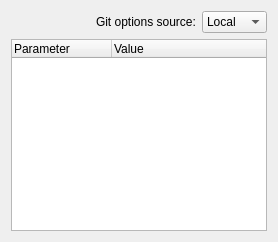
     <widget class="QWidget" name="GitConfig">
      <attribute name="title">
       <string>Gi&amp;t config</string>
      </attribute>
      <layout class="QHBoxLayout" name="horizontalLayout_2">
       <item>
        <layout class="QVBoxLayout" name="verticalLayout">
         <item>
          <layout class="QHBoxLayout" name="horizontalLayout">
           <item>
            <spacer name="horizontalSpacer">
             <property name="orientation">
              <enum>Qt::Orientation::Horizontal</enum>
             </property>
             <property name="sizeHint" stdset="0">
              <size>
               <width>40</width>
               <height>20</height>
              </size>
             </property>
            </spacer>
           </item>
           <item>
            <widget class="QLabel" name="textLabelGitConfigSource">
             <property name="text">
              <string>Git options source:</string>
             </property>
            </widget>
           </item>
           <item>
            <widget class="QComboBox" name="comboBoxGitConfigSource">
             <item>
              <property name="text">
               <string>Local</string>
              </property>
             </item>
             <item>
              <property name="text">
               <string>Global</string>
              </property>
             </item>
            </widget>
           </item>
          </layout>
         </item>
         <item>
          <widget class="QTreeWidget" name="treeWidgetGitConfig">
           <property name="columnCount">
            <number>2</number>
           </property>
           <column>
            <property name="text">
             <string notr="true">Parameter</string>
            </property>
           </column>
           <column>
            <property name="text">
             <string>Value</string>
            </property>
           </column>
          </widget>
         </item>
        </layout>
       </item>
      </layout>
     </widget>
